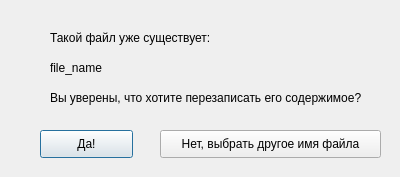
<?xml version="1.0" encoding="UTF-8"?>
<ui version="4.0">
 <class>Dialog</class>
 <widget class="QDialog" name="Dialog">
  <property name="geometry">
   <rect>
    <x>0</x>
    <y>0</y>
    <width>400</width>
    <height>177</height>
   </rect>
  </property>
  <property name="windowTitle">
   <string>Dialog</string>
  </property>
  <widget class="QLabel" name="label">
   <property name="geometry">
    <rect>
     <x>50</x>
     <y>30</y>
     <width>291</width>
     <height>16</height>
    </rect>
   </property>
   <property name="text">
    <string>Такой файл уже существует:</string>
   </property>
  </widget>
  <widget class="QLabel" name="file_name_label">
   <property name="geometry">
    <rect>
     <x>50</x>
     <y>60</y>
     <width>331</width>
     <height>16</height>
    </rect>
   </property>
   <property name="text">
    <string>file_name</string>
   </property>
  </widget>
  <widget class="QLabel" name="label_3">
   <property name="geometry">
    <rect>
     <x>50</x>
     <y>90</y>
     <width>341</width>
     <height>16</height>
    </rect>
   </property>
   <property name="text">
    <string>Вы уверены, что хотите перезаписать его содержимое?</string>
   </property>
  </widget>
  <widget class="QPushButton" name="pushButton">
   <property name="geometry">
    <rect>
     <x>40</x>
     <y>130</y>
     <width>93</width>
     <height>28</height>
    </rect>
   </property>
   <property name="text">
    <string>Да!</string>
   </property>
  </widget>
  <widget class="QPushButton" name="pushButton_2">
   <property name="geometry">
    <rect>
     <x>160</x>
     <y>130</y>
     <width>221</width>
     <height>28</height>
    </rect>
   </property>
   <property name="text">
    <string>Нет, выбрать другое имя файла</string>
   </property>
  </widget>
 </widget>
 <resources/>
 <connections>
  <connection>
   <sender>pushButton</sender>
   <signal>clicked()</signal>
   <receiver>Dialog</receiver>
   <slot>select_yes()</slot>
   <hints>
    <hint type="sourcelabel">
     <x>102</x>
     <y>162</y>
    </hint>
    <hint type="destinationlabel">
     <x>111</x>
     <y>243</y>
    </hint>
   </hints>
  </connection>
  <connection>
   <sender>pushButton_2</sender>
   <signal>clicked()</signal>
   <receiver>Dialog</receiver>
   <slot>select_no()</slot>
   <hints>
    <hint type="sourcelabel">
     <x>297</x>
     <y>160</y>
    </hint>
    <hint type="destinationlabel">
     <x>283</x>
     <y>253</y>
    </hint>
   </hints>
  </connection>
 </connections>
 <slots>
  <slot>select_yes()</slot>
  <slot>select_no()</slot>
 </slots>
</ui>
